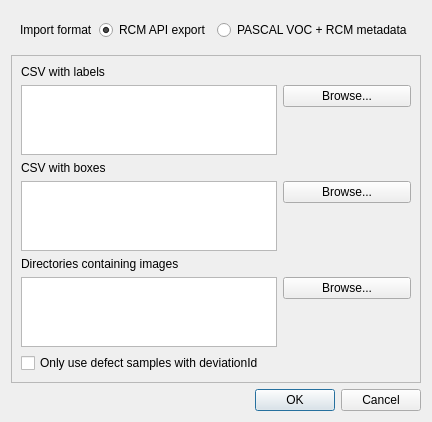
<?xml version="1.0" encoding="UTF-8"?>
<ui version="4.0">
 <class>ImportDialog</class>
 <widget class="QDialog" name="ImportDialog">
  <property name="geometry">
   <rect>
    <x>0</x>
    <y>0</y>
    <width>400</width>
    <height>372</height>
   </rect>
  </property>
  <property name="windowTitle">
   <string>Import from RCM API</string>
  </property>
  <layout class="QVBoxLayout" name="verticalLayout">
   <item>
    <widget class="QFrame" name="frame">
     <layout class="QHBoxLayout" name="horizontalLayout">
      <item>
       <widget class="QLabel" name="label">
        <property name="text">
         <string>Import format</string>
        </property>
       </widget>
      </item>
      <item>
       <widget class="QRadioButton" name="radioRcm">
        <property name="text">
         <string>RCM API export</string>
        </property>
        <property name="checked">
         <bool>true</bool>
        </property>
       </widget>
      </item>
      <item>
       <widget class="QRadioButton" name="radioPascal">
        <property name="text">
         <string>PASCAL VOC + RCM metadata</string>
        </property>
       </widget>
      </item>
     </layout>
    </widget>
   </item>
   <item>
    <widget class="QFrame" name="frame">
     <property name="frameShape">
      <enum>QFrame::StyledPanel</enum>
     </property>
     <property name="frameShadow">
      <enum>QFrame::Raised</enum>
     </property>
     <layout class="QFormLayout" name="formLayout">
      <item row="1" column="0">
       <widget class="QLabel" name="labelLabel">
        <property name="text">
         <string>CSV with labels</string>
        </property>
       </widget>
      </item>
      <item row="2" column="0">
       <widget class="QTextEdit" name="textLabel"/>
      </item>
      <item row="2" column="1">
       <widget class="QPushButton" name="buttonBrowseLabel">
        <property name="text">
         <string>Browse...</string>
        </property>
       </widget>
      </item>
      <item row="3" column="0">
       <widget class="QLabel" name="labelBox">
        <property name="text">
         <string>CSV with boxes</string>
        </property>
       </widget>
      </item>
      <item row="4" column="0">
       <widget class="QTextEdit" name="textBox"/>
      </item>
      <item row="4" column="1">
       <widget class="QPushButton" name="buttonBrowseBox">
        <property name="text">
         <string>Browse...</string>
        </property>
       </widget>
      </item>
      <item row="5" column="0">
       <widget class="QLabel" name="labelImg">
        <property name="text">
         <string>Directories containing images</string>
        </property>
       </widget>
      </item>
      <item row="6" column="0">
       <widget class="QTextEdit" name="textImg"/>
      </item>
      <item row="6" column="1">
       <widget class="QPushButton" name="buttonBrowseImg">
        <property name="text">
         <string>Browse...</string>
        </property>
       </widget>
      </item>
      <item row="7" column="0">
       <widget class="QCheckBox" name="checkDeviation">
        <property name="text">
         <string>Only use defect samples with deviationId</string>
        </property>
       </widget>
      </item>
     </layout>
    </widget>
   </item>
   <item>
    <widget class="QDialogButtonBox" name="buttonBox">
     <property name="orientation">
      <enum>Qt::Horizontal</enum>
     </property>
     <property name="standardButtons">
      <set>QDialogButtonBox::Cancel|QDialogButtonBox::Ok</set>
     </property>
    </widget>
   </item>
  </layout>
 </widget>
 <resources/>
 <connections>
  <connection>
   <sender>buttonBox</sender>
   <signal>accepted()</signal>
   <receiver>ImportDialog</receiver>
   <slot>accept()</slot>
   <hints>
    <hint type="sourcelabel">
     <x>248</x>
     <y>254</y>
    </hint>
    <hint type="destinationlabel">
     <x>157</x>
     <y>274</y>
    </hint>
   </hints>
  </connection>
  <connection>
   <sender>buttonBox</sender>
   <signal>rejected()</signal>
   <receiver>ImportDialog</receiver>
   <slot>reject()</slot>
   <hints>
    <hint type="sourcelabel">
     <x>316</x>
     <y>260</y>
    </hint>
    <hint type="destinationlabel">
     <x>286</x>
     <y>274</y>
    </hint>
   </hints>
  </connection>
 </connections>
</ui>
